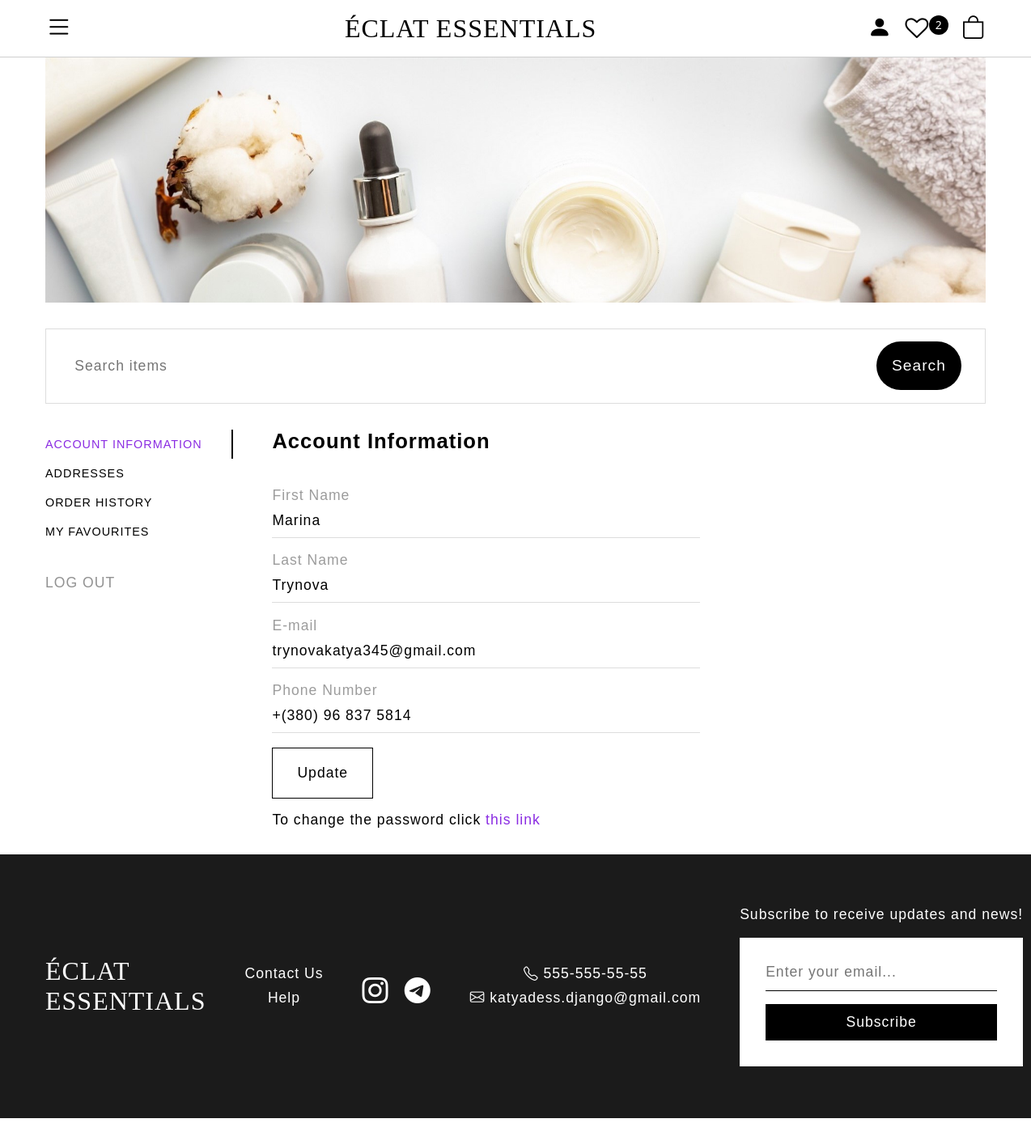
The app's page /account (signed in) with its own data.
### users/models.py (models this page shows, shortened)
class CustomUser(AbstractUser):
    email = models.EmailField(unique=True, max_length=100)
    groups = models.ManyToManyField(
        Group,
        related_name='customuser_set',
        blank=True,
        help_text='The groups this user belongs to. A user will get all permissions granted to each of their groups.',
        verbose_name='groups',
    )
    user_permissions = models.ManyToManyField(
        Permission,
        related_name='customuser_permissions',
        blank=True,
        help_text='Specific permissions for this user.',
        verbose_name='user permissions',
    )
    USERNAME_FIELD = 'email'
    REQUIRED_FIELDS = []

### shop/models.py (models this page shows, shortened)
class WishList(models.Model):
    user = models.OneToOneField(settings.AUTH_USER_MODEL, on_delete=models.CASCADE)
    products = models.ManyToManyField(Product, related_name='wishlist_items', blank=True)
    class Meta:
        verbose_name_plural = 'Wishlist'

class UserData(models.Model):
    user = models.OneToOneField(settings.AUTH_USER_MODEL, on_delete=models.CASCADE)
    telephone = models.CharField(max_length=20)
    class Meta:
        verbose_name = 'UserData'
        verbose_name_plural = 'UserData'

### shop/views.py (the view, shortened to what this page needs)
# urls.py: path('account', views.account, name='account'),
@login_required
def account(request):
    user_data = get_object_or_404(UserData, user=request.user)
    addresses = Address.objects.filter(user=request.user)
    address_edit_forms = {}
    for address in addresses:
        address_edit_forms[address] = EditAddressForm(instance=address)
    categories = Category.objects.all()
    brands = Brand.objects.all()
    subscribe_form = SubscribeForm()
    edit_account_form = EditAccountForm(instance=request.user)
    edit_phone_form = EditPhoneForm(instance=user_data)
    add_address_form = AddAddressForm()
    wishlist_products = request.user.wishlist.products.annotate(
        average_rating=Avg('reviews__rating')
    )
    cart = Cart(request)
    orders = Order.objects.filter(address__user=request.user)
    now = timezone.now()
    filter_orders = request.GET.get('filter_orders', 'all')
    if filter_orders == 'this-month':
        start_date = now.replace(day=1)
        orders = orders.filter(created__gte=start_date)
    elif filter_orders == 'last-month':
        first_day_of_current_month = now.replace(day=1)
        last_month = first_day_of_current_month - timedelta(days=1)
        start_date = last_month.replace(day=1)
        end_date = first_day_of_current_month - timedelta(seconds=1)
        orders = orders.filter(created__gte=start_date, created__lte=end_date)
    elif filter_orders == 'this-year':
        start_date = now.replace(month=1, day=1)
        orders = orders.filter(created__gte=start_date)
    elif filter_orders == 'last-year':
        first_day_of_current_year = now.replace(month=1, day=1)
        last_year = first_day_of_current_year - timedelta(days=1)
        start_date = last_year.replace(month=1, day=1)
        end_date = first_day_of_current_year - timedelta(seconds=1)
        orders = orders.filter(created__gte=start_date, created__lte=end_date)
    else:
        orders = orders.order_by('-created')
    order_total_price = {}
    for order in orders:
        order_items = order.items.all()
        total_cost = sum(item.get_cost() for item in order_items)
        order_total_price[order] = total_cost
    context = {
        'categories': categories,
        'brands': brands,
        'subscribe_form': subscribe_form,
        'edit_account_form': edit_account_form,
        'edit_phone_form': edit_phone_form,
        'add_address_form': add_address_form,
        'addresses': addresses,
        'address_edit_forms': address_edit_forms,
        'wishlist_products': wishlist_products,
        'cart': cart,
        'orders': orders,
        'order_total_price': order_total_price,
    }
    return render(request, 'shop/account.html', context)

### shop/forms.py (shortened to what this page needs)
class SubscribeForm(forms.ModelForm):
    class Meta:
        model = Subscriber
        fields = ['email']
        widgets = {
            'email': forms.EmailInput(attrs= {
            'placeholder': 'Enter your email...',
            })
        }

class EditAccountForm(UserChangeForm):
    email = forms.EmailField(
        widget=forms.EmailInput(attrs={
            'id': 'email',
            'name': 'email',
        }),
        required=True
    )
    first_name = forms.CharField(
        widget=forms.TextInput(attrs={
            'name': 'first-name',
            'id': 'first-name'
        }),
        max_length=100,
        required=True
    )
    last_name = forms.CharField(
        widget=forms.TextInput(attrs={
            'name': 'last-name',
            'id': 'last-name'
        }),
        max_length=100,
        required=True
    )
    class Meta:
        model = User
        fields = ['first_name', 'last_name', 'email']

### cart/cart.py (called while the page is built)
    def __contains__(self, product):
        return str(product.id) in self.cart

    def __len__(self):
        return sum(item['quantity'] for item in self.cart.values())

### cart/context_processors.py (called while the page is built)
def cart(request):
    return {'Cart': Cart(request)}

### shop/models.py (called while the page is built)
    def get_absolute_url(self):
        return reverse('shop:product_list_by_category',
                       args=[self.slug])

    def get_absolute_url(self):
        return reverse('shop:product_list_by_brand',
                    args=[self.slug])

    def get_absolute_url(self):
        return reverse('shop:product_details',
                       args=[self.id, self.slug])

### templates/shop/account.html (shortened to what this page needs)
{% extends "shop/base.html" %}
{% block css_links %}
{% load static %}
<link rel="stylesheet" href="{% static "shop/css/account.css" %}">
{% endblock css_links %}
{% block content %}
<main class="main-menu">
    <div class="sidebar-menu">
        <p data-rel="1" class="nav-link active"><a>Account Information</a></p>
        <p data-rel="2" class="nav-link"><a href="?show=addresses">Addresses</a></p>
        <p data-rel="3" class="nav-link"><a href="?show=orders">Order History</a></p>
        <p data-rel="4" class="nav-link"><a href="?show=favourites">My Favourites</a></p>
        <a href="{% url "shop:shop_logout" %}" class="log-out-link">Log out</a>
    </div>
    <div class="sections">
        <div id="1" class="sub-section active">
            <h2 class="section-heading">Account Information</h2>
            <form action="{% url "shop:account" %}" class="account-form" method='POST'>
                <div class="name">
                    <div class="form-group">
                        <label for="first-name">First Name</label>
                        {{edit_account_form.first_name}}
                    </div>
                    <div class="form-group">
                        <label for="last-name">Last Name</label>
                        {{edit_account_form.last_name}}
                    </div>
                </div>
                <div class="form-group">
                    <label for="email">E-mail</label>
                    {{edit_account_form.email}}
                </div>
                <div class="form-group">
                    <label for="phone">Phone Number</label>
                    {{edit_phone_form.telephone}}
                </div>
                <button class='update-button' type="submit" name='account'>Update</button>
            </form>
            <p>To change the password click <a class="password-link" href="{% url "shop:change_password" %}">this link</a></p>
        </div>
    </div>
</main>
{% endblock content %}

### templates/shop/base.html (shortened to what this page needs)
<!DOCTYPE html>
<html lang="en">
    <head>
        {% load static %}
        <link rel="stylesheet" href="{% static "shop/css/main.css" %}">
        <link rel="stylesheet" href="https://cdn.jsdelivr.net/npm/bootstrap-icons@1.11.3/font/bootstrap-icons.min.css">
        <link rel="stylesheet" href="https://cdnjs.cloudflare.com/ajax/libs/font-awesome/4.7.0/css/font-awesome.min.css">
        {% block css_links %}
        {% endblock css_links %}
    </head>
    <body>
    <header class="header">
            <div class="nav-container">
                <div class="nav-toggle" aria-label="open navigation">
                    <span class="hamburger"><i class="bi bi-list"></i></span>
                </div>
                <div class="logo"><a href="{% url 'shop:main' %}">Éclat Essentials</a></div>
                <div class="nav-items">
                    {% if user.is_authenticated %}
                        <li class="nav-item person">
                            <a href="{% url "shop:account" %}" class="nav-link"><i class="bi bi-person-fill"></i></a>
                        </li>
                        <li class="nav-item favourites">
                            <a href="{% url "shop:account" %}?show=favourites" class="nav-link position-relative"><i class="fa fa-heart-o"></i></a>
                            {% if user.wishlist.products.all|length > 0 %}
                                <span class='badge'>
                                    {{user.wishlist.products.all|length}}
                                </span>
                            {% endif %}
                        </li>
                        <li class="nav-item cart">
                            {% if cart|length > 0 %}
                                <a href="{% url "cart:cart" %}" class="nav-link position-relative"><i class="bi bi-bag"></i></a>
                            {% else %}
                                <p class='nav-link position-relative'><i class="bi bi-bag"></i></p>
                            {% endif %}
                        </li>
                    {% endif %}
                </div>
            </div>
    </header>
    <img class='main-image' src="{% static "shop/images/skincare.jpg" %}">
    <section>
        <div class="search-container">
            <form action="{% url "shop:shop_search" %}" method="GET" class="form">
                <input type="text" placeholder="Search items" name="query" class="search-input">
                <div class="btn-wrapper">
                    <button type="submit" class="search-button">Search</button>
                </div>
            </form>
        </div>
    </section>
    {% block content %}
    {% endblock content %}
    <footer class="footer">
        <div class="logo"><a href="{% url "shop:main" %}">Éclat <span>Essentials</span></a></div>
        <div class="footer-sec get-in-touch">
            <div class="list-items">
                <li class="footer-list"><a href="{% url "shop:contact" %}">Contact Us</a></li>
                <li class="footer-list"><a href="{% url "shop:help" %}">Help</a></li>
            </div>
        </div>
        <div class="footer-sec socials">
            <li class="footer-list instagram"><a href="https://www.instagram.com" class="nav-link"><i class="bi bi-instagram"></i></a></li>
            <li class="footer-list telegram"><a href="https://www.telegram.com" class="nav-link"><i class="bi bi-telegram"></i></a></li>
        </div>
        <div class="footer-sec contacts">
            <div class="list-items">
                <li class="footer-list phone-number"><i class="bi bi-telephone"></i> 555-555-55-55</li>
                <li class="footer-list email"><i class="bi bi-envelope"></i> katyadess.django@gmail.com</li>
            </div>
        </div>
        {% if subscribe_form %}
        <div class="footer-sec subscribe list-items">
            <div class="subscribe-container">
                <p class="footer-list">Subscribe to receive updates and news!</p>
                <form method="POST" class="subscribe-form">
                    {{subscribe_form.email}}
                    <button type="submit" class='subscribe-button' name='subscribe'>Subscribe</button>
                </form>
            </div>
        </div>
        {% endif %}
    </footer>
</body>
</html>

### static/shop/css/account.css (style rules this page uses)
.main-menu { font-family: 'Gill Sans', 'Gill Sans MT', Calibri, 'Trebuchet MS', sans-serif; display: flex; flex-direction: column; align-items: baseline; width: 100%; padding: 0 2em; gap: 1.5em; margin-bottom: 2em; }
.sidebar-menu .nav-link a { color: black !important; }
.sidebar-menu { display: flex; flex-direction: column; width: 100%; }
.sidebar-menu p { cursor: pointer; }
.sections { flex: 1; gap: 1em; display: flex; flex-direction: column; width: 100%; }
.sub-section { width: 100%; gap: 1em; flex-direction: column; display: none; }
.sub-section.active { display: flex; }
.sidebar-menu .nav-link.active { border-right: 2px solid black; }
.sidebar-menu .nav-link.active a { color: blueviolet !important; }
.sidebar-menu .nav-link { padding: 10px 0; font-size: .6rem !important; }
.sidebar-menu .log-out-link { display: none; text-transform: uppercase; }
.section-heading { margin-bottom: 1em; font-size: .9rem !important; }
.account-form, .name { display: flex; flex-direction: column; gap: 1em; }
.form-group { display: flex; flex-direction: column; position: relative; }
.form-group label { color: #9c9c9c; }
.form-group input { border: none; padding: 10px 0; width: 60%; border-bottom: 1px solid #ddd; }
.password-link { color: blueviolet; }
.address-button, .update-button, .delete-button { width: fit-content; cursor: pointer; color: #929292; border: none; background-color: transparent; }
.address-button.save, .update-button, .address-button.delete { padding: 20px 30px; border: black 1px solid; color: black; }
.update-button { padding: 20px 30px; }
.sub-section * { font-size: .8rem !important; }
@media (min-width: 600px) { .main-menu { flex-direction: row; } }
@media (min-width: 600px) { .sidebar-menu { display: flex; flex-direction: column; width: 30%; } }
@media (min-width: 600px) { .sidebar-menu .log-out-link { display: block; margin-top: 2em; color: #929292; font-size: .9rem; } }
@media (min-width: 700px) { .form-group input { font-size: 1rem; } }
@media (min-width: 700px) { .sidebar-menu .nav-link { font-size: .9rem !important; } }
@media (min-width: 700px) { .sidebar-menu .log-out-link { font-size: 1.1rem; } }
@media (min-width: 700px) { .sub-section * { font-size: 1rem !important; } }
@media (min-width: 700px) { .section-heading { font-size: 1.4rem !important; } }
@media (min-width: 930px) { .main-menu { padding: 0 3.5em; } }
@media (min-width: 1200px) { .sidebar-menu { width: 20%; } }
@media (min-width: 1200px) { .main-menu { gap: 3em; } }
@media (min-width: 1200px) { .sub-section * { font-size: 1.1rem !important; } }
@media (min-width: 1200px) { .section-heading { font-size: 1.6rem !important; } }

### records on screen
CustomUser: wishlist.products.all|length "2", first_name "Marina", last_name "Trynova", email "trynovakatya345@gmail.com"
UserData: telephone "+(380) 96 837 5814"
